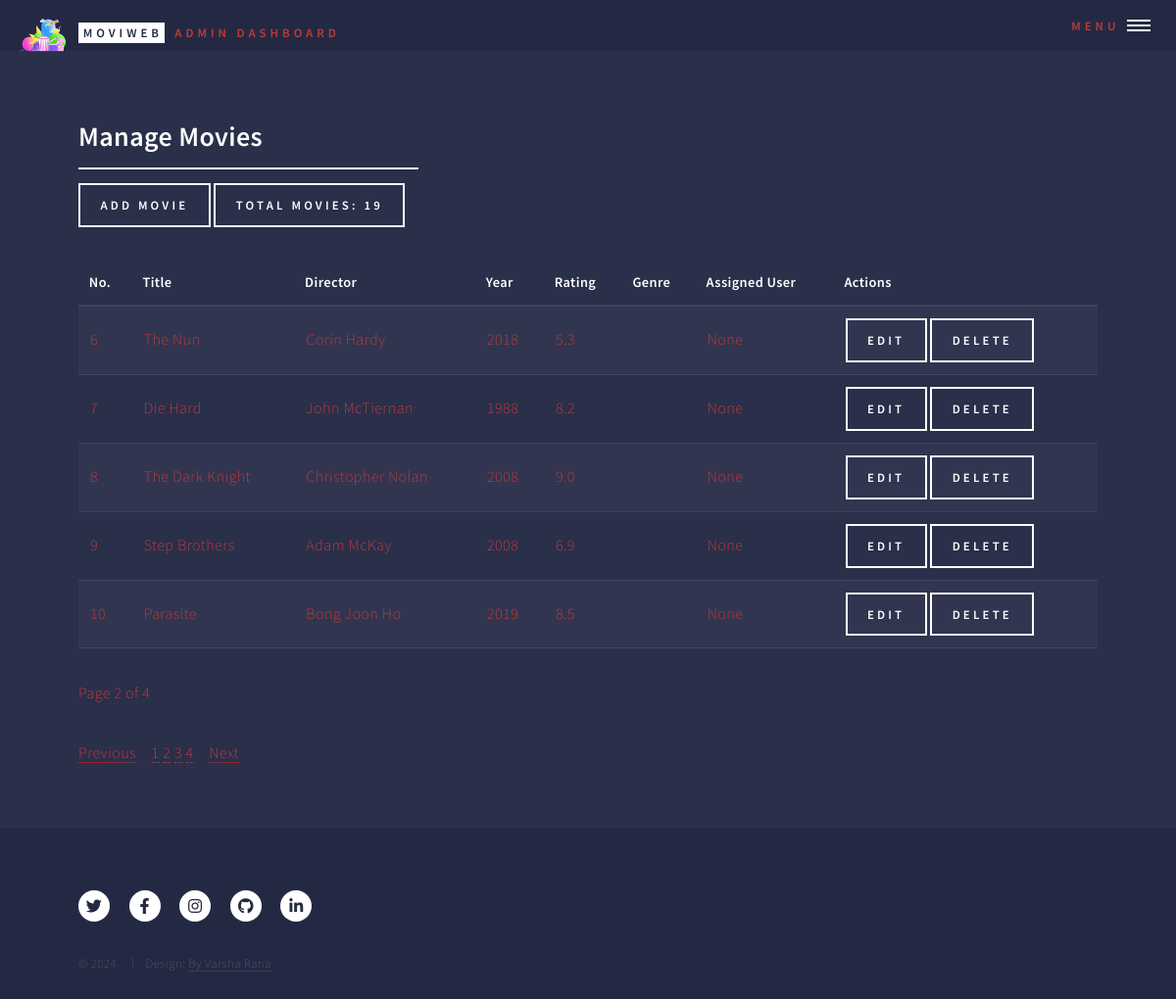
The app's page /admin/manage_movies?page=2 (signed in), older data.
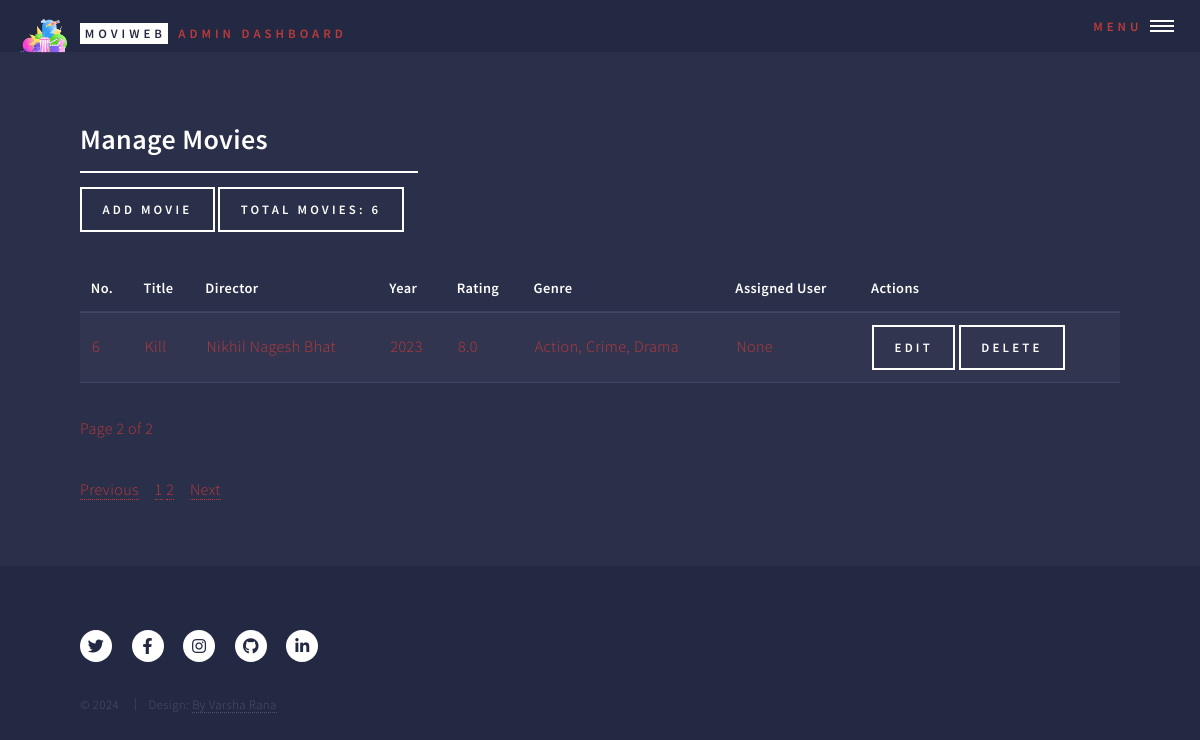
The same page, newer data.
### models.py (models this page shows)
class Movie(db.Model):
    __tablename__ = 'movie'
    id = db.Column(db.Integer, primary_key=True)
    title = db.Column(db.String(100), nullable=False)
    year = db.Column(db.Integer, nullable=False)
    rating = db.Column(db.Float, nullable=False)
    poster = db.Column(db.String(255))  # Optional field to store movie posters
    plot = db.Column(db.Text)  # Optional field to store the plot
    imdbID = db.Column(db.String(255), nullable=True)  # IMDb ID or link
    user_id = db.Column(db.Integer, db.ForeignKey('user.id'))
    admin_id = db.Column(db.Integer, db.ForeignKey('admin.id'))
    director_id = db.Column(db.Integer, db.ForeignKey('director.id'), nullable=False)  # Foreign key to Director
    genres = db.relationship('Genre', secondary=movie_genre, backref='movies')
    favorites = db.relationship('Favorite', back_populates='movie', lazy=True)  # Add this line

class Director(db.Model):
    __tablename__ = 'director'
    id = db.Column(db.Integer, primary_key=True)
    name = db.Column(db.String(100), nullable=False, unique=True)
    movies = db.relationship('Movie', backref='director', lazy=True)

class Genre(db.Model):
    __tablename__ = 'genre'
    id = db.Column(db.Integer, primary_key=True)
    name = db.Column(db.String(50), unique=True, nullable=False)

### blueprints/admin.py (the view)
@admin_bp.route('/manage_movies')
def manage_movies():
    if 'admin_id' not in session:
        session.clear()
        current_cache = current_app.extensions['cache']
        if current_cache and hasattr(current_cache, 'clear'):
            current_cache.clear()
        return redirect(url_for('login'))
    admin_id = session['admin_id']
    admin = Admin.query.get(admin_id)
    num_movies = Movie.query.filter_by(admin_id=admin_id).count()
    total_num_movies = Movie.query.count()
    page = request.args.get('page', 1, type=int)
    per_page = 5
    movies = Movie.query.filter_by(admin_id=admin_id).paginate(page=page, per_page=per_page)
    if request.headers.get('X-Requested-With') == 'XMLHttpRequest':
        return render_template('partials/manage_movies_content.html',
                               num_movies=num_movies,
                               movies=movies,
                               admin=admin)
    return render_template('manage_movies.html',
                           num_movies=num_movies,
                           movies=movies,
                           admin=admin,
                           total_num_movies=total_num_movies
                           )

### templates/admin/manage_movies.html (shortened to what this page needs)
<!DOCTYPE HTML>
<html>
<head>
    <link rel="stylesheet" href="../../static/css/main.css"/>
</head>
<body class="is-preload">
<div id="wrapper">
    <header id="header" class="alt">
        {% include 'partials/admin_header.html' %}
    </header>
    <div id="main">
        <section id="movies">
            <div class="inner">
                <header class="major">
                    <h2>Manage Movies</h2>
                    <a href="{{ url_for('admin_bp.add_movie') }}" class="button">Add Movie</a>
                    <label class="button">Total Movies: {{ num_movies }}</label>
                </header>
                {% include 'partials/manage_movies_content.html' %}
            </div>
        </section>
    </div>
    <footer id="footer">
        {% include 'partials/movie_web_app_footer.html' %}
    </footer>
</div>
</body>
</html>

### templates/partials/manage_movies_content.html
<div id="movie-table-container">
    <table id="movie-table">
        <thead>
        <tr>
            <th>No.</th>
            <th>Title</th>
            <th>Director</th>
            <th>Year</th>
            <th>Rating</th>
            <th>Genre</th>
            <th>Assigned User</th>
            <th>Actions</th>
        </tr>
        </thead>
        <tbody>
        {% set start_no = (movies.page - 1) * movies.per_page + 1 %}
        {% for movie in movies.items %}
        <tr>
            <td>{{ start_no + loop.index0 }}</td>
            <td>{{ movie.title }}</td>
            <td>{{ movie.director.name }}</td>
            <td>{{ movie.year }}</td>
            <td>{{ movie.rating }}</td>
            <td>
                {% for genre in movie.genres %}
                {{ genre.name }}{% if not loop.last %}, {% endif %}
                {% endfor %}
            </td>
            <td>{{ movie.user.name if movie.user else 'None' }}</td>
            <td>
                <a href="{{ url_for('admin_bp.edit_movie', movie_id=movie.id) }}"
                   class="button">Edit</a>
                <form action="{{ url_for('admin_bp.delete_movie', movie_id=movie.id) }}" method="post"
                      style="display:inline;">
                    <input type="submit" value="Delete" class="button"/>
                </form>
            </td>
        </tr>
        {% endfor %}
        </tbody>
    </table>
    <p>Page {{ movies.page }} of {{ movies.pages }}</p>
</div>
<div id="pagination-container-movies">
    <nav aria-label="Page navigation">
        <ul class="pagination">
            {% if movies.has_prev %}
            <li class="page-item">
                <a class="page-link" href="{{ url_for('admin_bp.manage_movies', page=movies.prev_num) }}">Previous</a>
            </li>
            {% else %}
            <li class="page-item disabled">
                <a class="page-link" href="#">Previous</a>
            </li>
            {% endif %}
            {% for page_num in movies.iter_pages() %}
            {% if page_num %}
            <li class="page-item {% if page_num == movies.page %}active{% endif %}">
                <a class="page-link" href="{{ url_for('admin_bp.manage_movies', page=page_num) }}">{{ page_num }}</a>
            </li>
            {% else %}
            <li class="page-item disabled">
                <a class="page-link" href="#">...</a>
            </li>
            {% endif %}
            {% endfor %}
            {% if movies.has_next %}
            <li class="page-item">
                <a class="page-link" href="{{ url_for('admin_bp.manage_movies', page=movies.next_num) }}">Next</a>
            </li>
            {% else %}
            <li class="page-item disabled">
                <a class="page-link" href="#">Next</a>
            </li>
            {% endif %}
        </ul>
    </nav>
</div>

Row changes from the older to the newer data that the page shows:
removed Movie: start_no+loop.index0 "6", title "The Nun", director.name "Corin Hardy", year "2018", rating "5.3", user "None"
removed Movie: start_no+loop.index0 "7", title "Die Hard", director.name "John McTiernan", year "1988", rating "8.2", user "None"
removed Movie: start_no+loop.index0 "8", title "The Dark Knight", director.name "Christopher Nolan", year "2008", rating "9.0", user "None"
no longer on this page (row edited): Movie: start_no+loop.index0 "9", title "Step Brothers", director.name "Adam McKay", year "2008", rating "6.9", user "None"
no longer on this page (row edited): Movie: start_no+loop.index0 "10", title "Parasite", director.name "Bong Joon Ho", year "2019", rating "8.5", user "None"
added Movie: index0 "6", title "Kill", director.name "Nikhil Nagesh Bhat", year "2023", rating "8.0", user "None"
added Genre: name "Action"
added Genre: name "Crime"
added Genre: name "Drama"
Text that changed along with them:
{{ num_movies }}: "19" → "6"
{{ movies.pages }}: "4" → "2"
list line gone: "3"
list line gone: "4"
